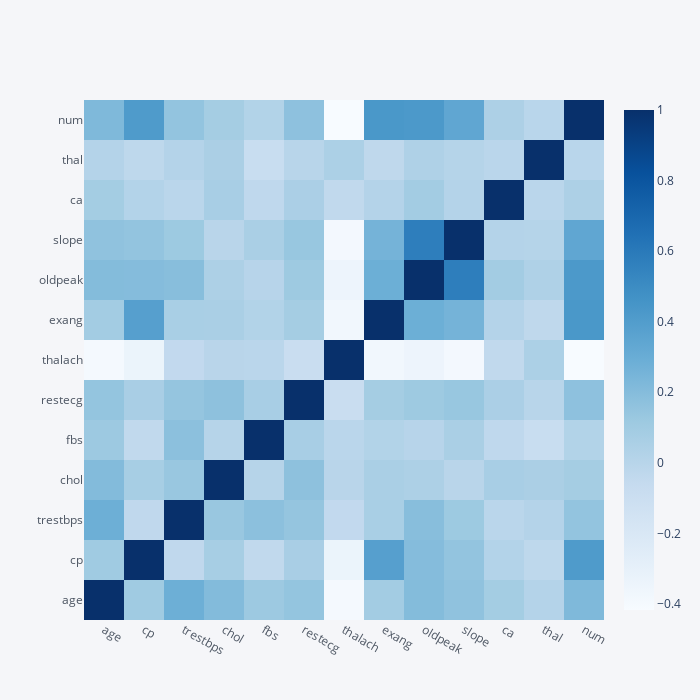

The cell this chart's notebook holds for it:
### Code cell
corr.iplot(kind='heatmap',colorscale='blues',dimensions=(700,700))

### Figure 1 — Plotly figure (JSON) as saved in the notebook; plotly's stock layout.template omitted (floating-point values rounded to 4 significant figures; data arrays with more than 128 entries replaced by an {"elided": "..."} marker saying what was removed)
{"data": [{"colorscale": [[0, "rgb(247,251,255)"], [0.125, "rgb(222,235,247)"], [0.25, "rgb(198,219,239)"], [0.375, "rgb(158,202,225)"], [0.5, "rgb(107,174,214)"], [0.625, "rgb(66,146,198)"], [0.75, "rgb(33,113,181)"], [0.875, "rgb(8,81,156)"], [1, "rgb(8,48,107)"]], "type": "heatmap", "x": ["age", "cp", "trestbps", "chol", "fbs", "restecg", "thalach", "exang", "oldpeak", "slope", "ca", "thal", "num"], "y": ["age", "cp", "trestbps", "chol", "fbs", "restecg", "thalach", "exang", "oldpeak", "slope", "ca", "thal", "num"], "z": {"elided": "13x13 float values"}, "zmax": 1, "zmin": -0.4172}], "layout": {"height": 700, "legend": {"bgcolor": "#F5F6F9", "font": {"color": "#4D5663"}}, "paper_bgcolor": "#F5F6F9", "plot_bgcolor": "#F5F6F9", "title": {"font": {"color": "#4D5663"}}, "width": 700, "xaxis": {"gridcolor": "#E1E5ED", "showgrid": true, "tickfont": {"color": "#4D5663"}, "title": {"font": {"color": "#4D5663"}, "text": ""}, "zerolinecolor": "#E1E5ED"}, "yaxis": {"gridcolor": "#E1E5ED", "showgrid": true, "tickfont": {"color": "#4D5663"}, "title": {"font": {"color": "#4D5663"}, "text": ""}, "zerolinecolor": "#E1E5ED"}}}
